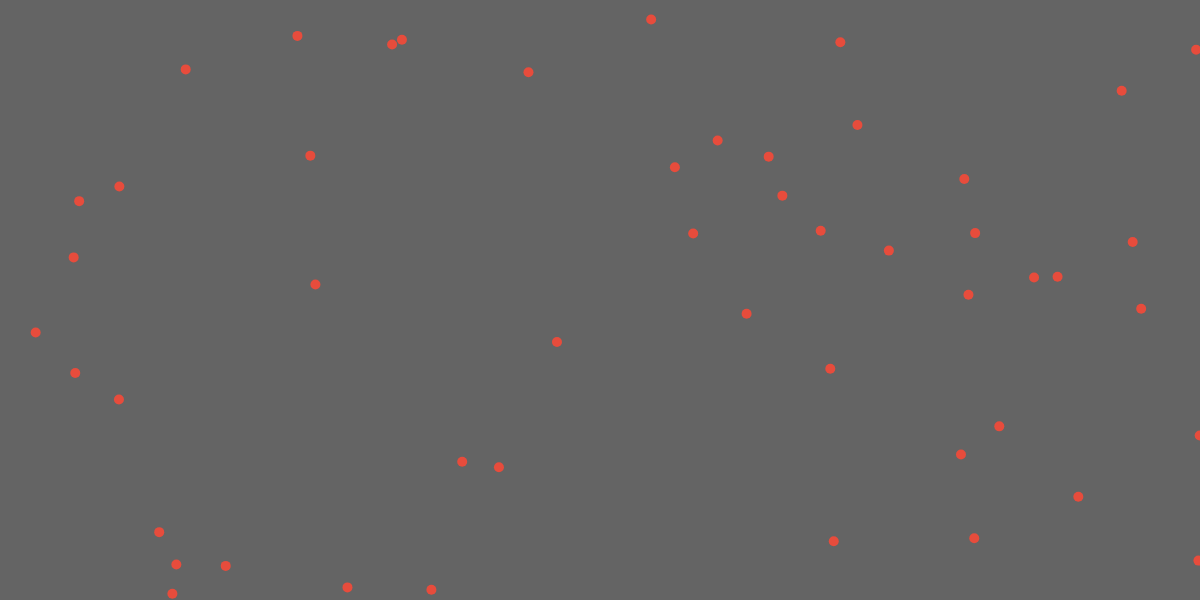
Frame 1 (no input)
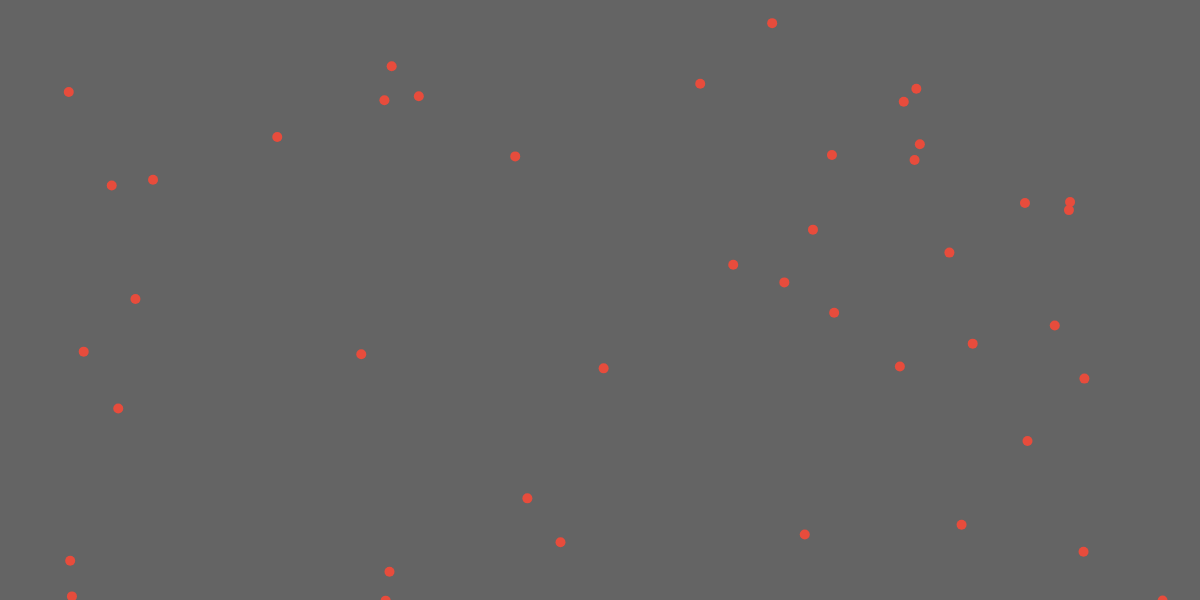
Frame 60 (no input)
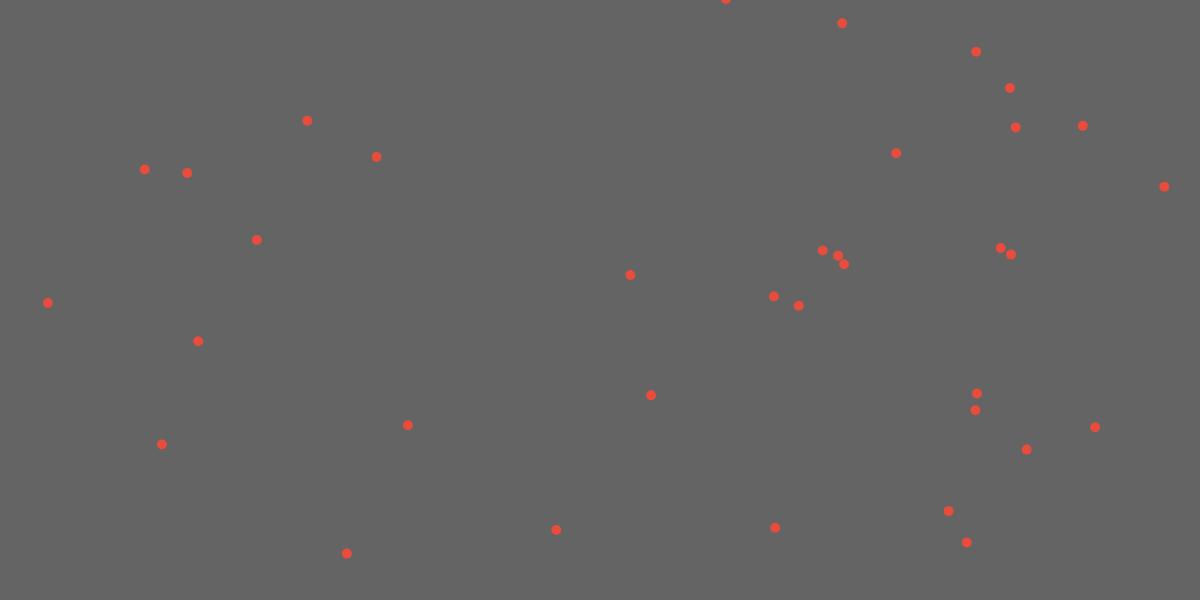
Frame 120 (the mouse pressed at the canvas centre since frame 60)

The p5.js sketch that drew these frames (run headless with seeded random() and noise() and a simulated clock; from frame 60 on, the mouse is pressed at the canvas centre):

// p5.js sketch
// ── sketch.js
/// <reference path="../p5jstemp/TSDef/p5.global-mode.d.ts"/>


let particles = [];
function setup() {
    createCanvas(1200,600);
    frameRate(30);
    for(i = 0; i < 50; i ++){
        particles.push(new Particle());
    }
}
function draw() {
    background(100);
    console.log('drawCalled');
    for(i = 0; i < particles.length; i++){
        particles[i].createParticle();
        particles[i].moveParticle();
    }
}
// ── particle.js
class Particle {
    constructor () {
        this.x = random(1,width);
        this.y = random(1,height);
        this.radius = 10;
        this.xSpeed = random(-2,2);
        this.ySpeed = random(-2,2);
    }


    createParticle(){
        noStroke();
        fill('#e74c3c');
        circle(this.x,this.y,this.radius);
    }
    moveParticle(){
        this.x += this.xSpeed;
        this.y += this.ySpeed;
        if(this.x == width || this.x == 0) {
            this.xSpeed*=-1;
        } else if (this.y == height || this.h == 0) {
            this.ySpeed*=-1;
        }
    }
  
}
